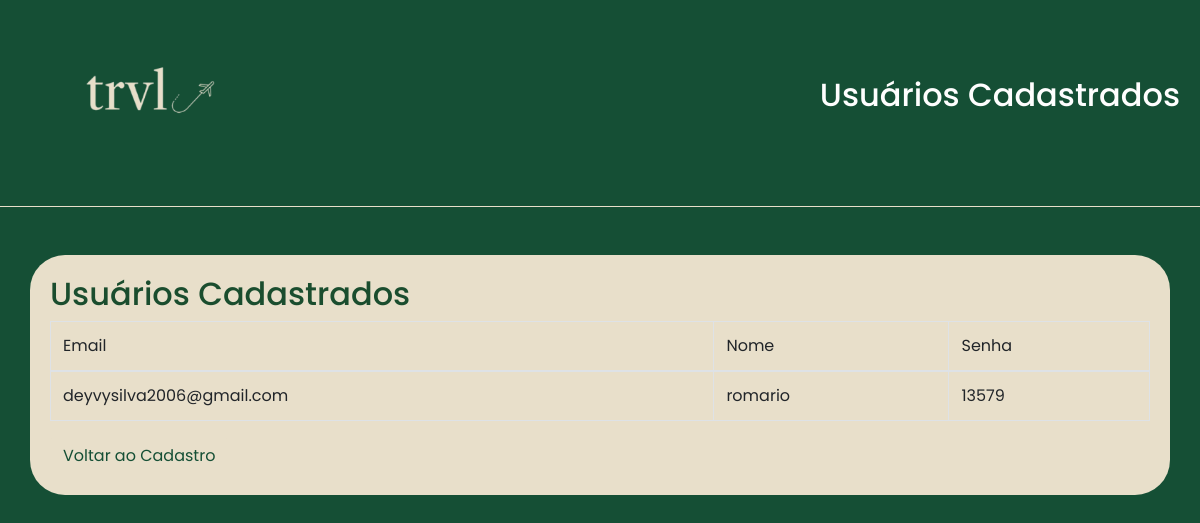
The page /usuarios on the database as committed earlier.
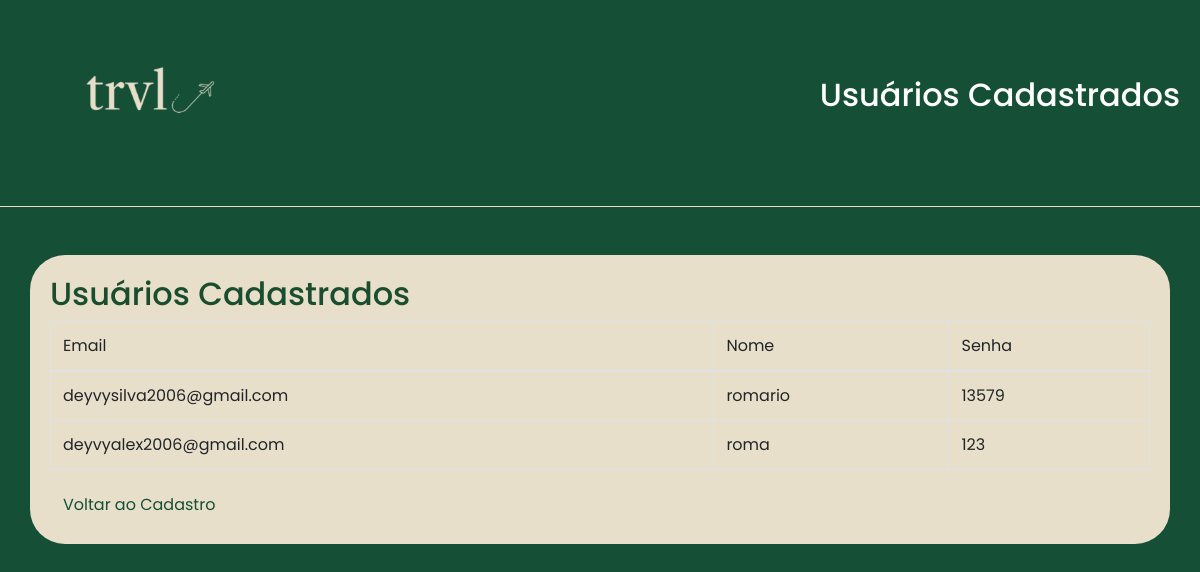
The same page on the database as committed later.
### tables this page shows
CREATE TABLE usuarios
                   (email text primary key,nome text,senha text);

### src/app.py (the view)
@app.route('/usuarios')
def listar_usuarios():
    conexao = database.conectar_banco()
    cursor = conexao.cursor()
    cursor.execute("SELECT * FROM usuarios")
    usuarios = cursor.fetchall()
    conexao.close()
    return render_template('usuarios.html', usuarios=usuarios)

### src/database.py (called while the page is built)
def conectar_banco():
    conexao = sqlite3.connect("trvl.db")
    return conexao

### src/templates/usuarios.html (shortened to what this page needs)
<!DOCTYPE html>
<html lang="pt-BR">
<head>
    <link rel="stylesheet" href="https://stackpath.bootstrapcdn.com/bootstrap/4.5.2/css/bootstrap.min.css">
    <link rel="stylesheet" href="static/style.css">
</head>
<body>
    <header>
        <a href="/"><img src="static/imgs/logo.png" alt="Logo TRVL" class="logo"></a>
        <div class="user-info">
            <H1> <h2>Usuários Cadastrados</h2></H1>
        </div>
    </header>
    <hr>
<div class="container mt-5">
    <h2>Usuários Cadastrados</h2>
    <table class="table table-bordered">
        <thead>
            <tr>
                <th>Email</th>
                <th>Nome</th>
                <th>Senha</th>
            </tr>
        </thead>
        <tbody>
            {% for usuario in usuarios %}
            <tr>
                <td>{{ usuario[0] }}</td>
                <td>{{ usuario[1] }}</td>
                <td>{{ usuario[2] }}</td>
            </tr>
            {% endfor %}
        </tbody>
    </table>
    <a href="/" class="btn btn-primary">Voltar ao Cadastro</a>
</div>
</body>
</html>

### src/static/style.css (style rules this page uses)
* { margin: 0; padding: 0; box-sizing: border-box; font-family: "Poppins", serif; font-weight: 400; }
body { background-color: #154f35; color: #fefefe; }
header { display: flex; justify-content: space-between; align-items: center; padding: 20px; background-color: #154f35; }
.logo { height: 150px; }
.user-info h1,h2 { display: flex; align-items: center; padding: 10px font-family: "Baskervville", serif; }
body { font-family: 'Baskerville', serif; }
.btn-primary { background-color: #e8dfca; border-color: #e8dfca; color: #154f35; margin-right: 35px; }
hr { border-top: 1px solid #e8dfca; }
.container { background-color: #e8dfca; border-radius: 35px; padding: 20px; }
.container h2 { color: #1a4d2e; }

Rows that differ between the two databases and show on the page:
added usuarios: email "deyvyalex2006@gmail.com", nome "roma", senha "123"
